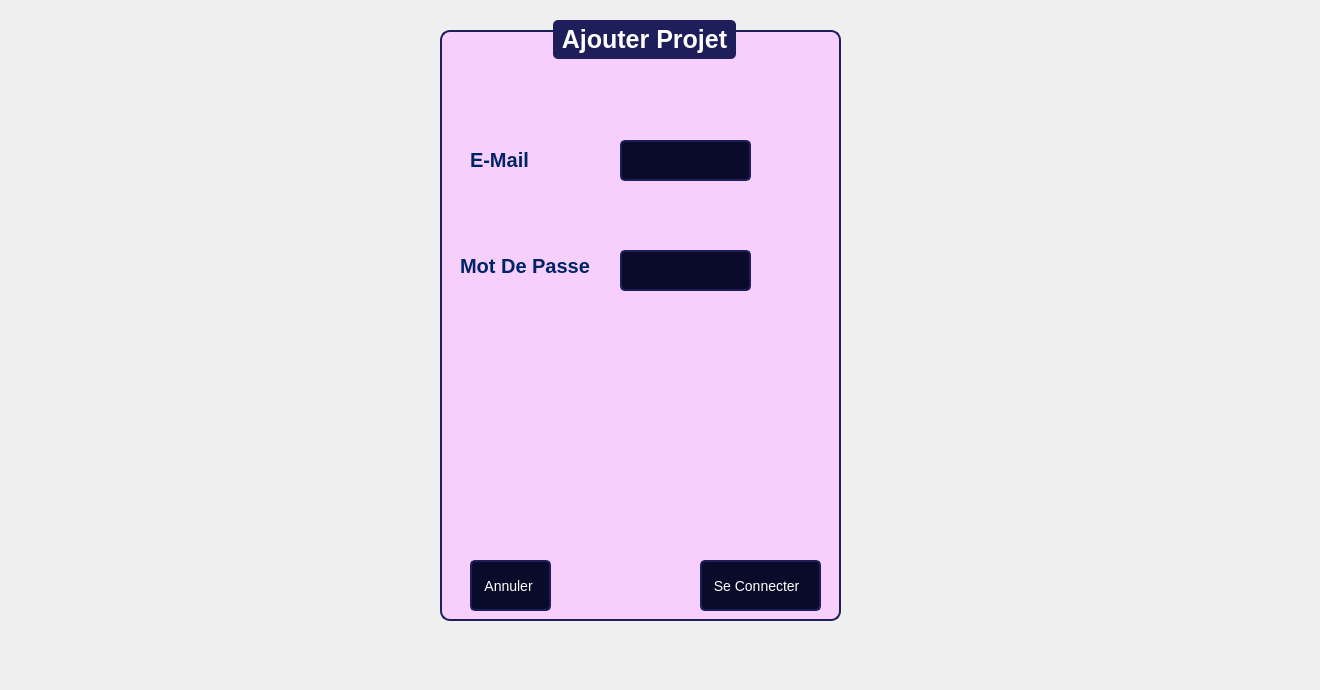
    <widget class="QWidget" name="page">
     <widget class="QGroupBox" name="groupBox_15">
      <property name="geometry">
       <rect>
        <x>440</x>
        <y>20</y>
        <width>401</width>
        <height>601</height>
       </rect>
      </property>
      <property name="styleSheet">
       <string notr="true">QGroupBox {
    font-family: &quot;Arial&quot;;
    font-size: 25px;
    font-weight: bold;
    color: #0A0A2A;
    border: 2px solid #1E1E5A;
    border-radius: 10px;
    margin-top: 10px;
    background-color: #F6CFFC;
}

QGroupBox::title {
    subcontrol-origin: margin;
    subcontrol-position: top center;
    padding: 5px;
    background-color: #1E1E5A;
    color: white;
    border-radius: 5px;
}
</string>
      </property>
      <property name="title">
       <string>Ajouter Projet</string>
      </property>
      <widget class="QLabel" name="label_153">
       <property name="geometry">
        <rect>
         <x>20</x>
         <y>190</y>
         <width>151</width>
         <height>111</height>
        </rect>
       </property>
       <property name="styleSheet">
        <string notr="true">QLabel {
    font-size: 20px;
    font-weight: bold;
    color: #002366;  /* Bleu foncé */
}</string>
       </property>
       <property name="text">
        <string>Mot De Passe</string>
       </property>
      </widget>
      <widget class="QLabel" name="label_154">
       <property name="geometry">
        <rect>
         <x>30</x>
         <y>130</y>
         <width>201</width>
         <height>20</height>
        </rect>
       </property>
       <property name="styleSheet">
        <string notr="true">QLabel {
	font: 6pt &quot;Segoe UI&quot;;
    font-size: 20px;
    font-weight: bold;
    color: #002366;  /* Bleu foncé */
}
</string>
       </property>
       <property name="text">
        <string>E-Mail</string>
       </property>
      </widget>
      <widget class="QLineEdit" name="lineEdit_46">
       <property name="geometry">
        <rect>
         <x>180</x>
         <y>230</y>
         <width>131</width>
         <height>41</height>
        </rect>
       </property>
       <property name="styleSheet">
        <string notr="true">QLineEdit, QDateTimeEdit {
    font-family: &quot;Arial&quot;;
    font-size: 14px;
    color: white;
    background-color: #0A0A2A;
    border: 2px solid #1E1E5A;
    border-radius: 5px;
    padding: 5px;
}

QPushButton {
    font-family: &quot;Arial Black&quot;;
    font-size: 14px;
    color: white;
    background-color: #0A0A2A;
    border: 2px solid #1E1E5A;
    border-radius: 5px;
    padding: 5px;
}

QPushButton:hover {
    background-color: #1E1E5A;
}
</string>
       </property>
      </widget>
      <widget class="QLineEdit" name="l2_25">
       <property name="geometry">
        <rect>
         <x>180</x>
         <y>120</y>
         <width>131</width>
         <height>41</height>
        </rect>
       </property>
       <property name="styleSheet">
        <string notr="true">QLineEdit, QDateTimeEdit {
    font-family: &quot;Arial&quot;;
    font-size: 14px;
    color: white;
    background-color: #0A0A2A;
    border: 2px solid #1E1E5A;
    border-radius: 5px;
    padding: 5px;
}

QPushButton {
    font-family: &quot;Arial Black&quot;;
    font-size: 14px;
    color: white;
    background-color: #0A0A2A;
    border: 2px solid #1E1E5A;
    border-radius: 5px;
    padding: 5px;
}

QPushButton:hover {
    background-color: #1E1E5A;
}

</string>
       </property>
      </widget>
      <widget class="QPushButton" name="pushButton_80">
       <property name="geometry">
        <rect>
         <x>260</x>
         <y>540</y>
         <width>121</width>
         <height>51</height>
        </rect>
       </property>
       <property name="styleSheet">
        <string notr="true">QLineEdit, QDateTimeEdit {
    font-family: &quot;Arial&quot;;
    font-size: 14px;
    color: white;
    background-color: #0A0A2A;
    border: 2px solid #1E1E5A;
    border-radius: 5px;
    padding: 5px;
}

QPushButton {
    font-family: &quot;Arial Black&quot;;
    font-size: 14px;
    color: white;
    background-color: #0A0A2A;
    border: 2px solid #1E1E5A;
    border-radius: 5px;
    padding: 5px;
}

QPushButton:hover {
    background-color: #1E1E5A;
}
</string>
       </property>
       <property name="text">
        <string>Se Connecter  </string>
       </property>
       <property name="icon">
        <iconset>
         <normaloff>:/icons/icones/addition.png</normaloff>:/icons/icones/addition.png</iconset>
       </property>
       <property name="iconSize">
        <size>
         <width>20</width>
         <height>20</height>
        </size>
       </property>
      </widget>
      <widget class="QPushButton" name="pushButton_81">
       <property name="geometry">
        <rect>
         <x>30</x>
         <y>540</y>
         <width>81</width>
         <height>51</height>
        </rect>
       </property>
       <property name="styleSheet">
        <string notr="true">QLineEdit, QDateTimeEdit {
    font-family: &quot;Arial&quot;;
    font-size: 14px;
    color: white;
    background-color: #0A0A2A;
    border: 2px solid #1E1E5A;
    border-radius: 5px;
    padding: 5px;
}

QPushButton {
    font-family: &quot;Arial Black&quot;;
    font-size: 14px;
    color: white;
    background-color: #0A0A2A;
    border: 2px solid #1E1E5A;
    border-radius: 5px;
    padding: 5px;
}

QPushButton:hover {
    background-color: #1E1E5A;
}
</string>
       </property>
       <property name="text">
        <string>Annuler </string>
       </property>
       <property name="icon">
        <iconset>
         <normaloff>:/icons/icones/addition.png</normaloff>:/icons/icones/addition.png</iconset>
       </property>
       <property name="iconSize">
        <size>
         <width>20</width>
         <height>20</height>
        </size>
       </property>
      </widget>
     </widget>
     <widget class="QLabel" name="label_5">
      <property name="geometry">
       <rect>
        <x>-10</x>
        <y>-20</y>
        <width>1311</width>
        <height>681</height>
       </rect>
      </property>
      <property name="text">
       <string/>
      </property>
      <property name="pixmap">
       <pixmap>../../Downloads/aarriere plan.png</pixmap>
      </property>
      <property name="scaledContents">
       <bool>true</bool>
      </property>
     </widget>
     <zorder>label_5</zorder>
     <zorder>groupBox_15</zorder>
    </widget>
